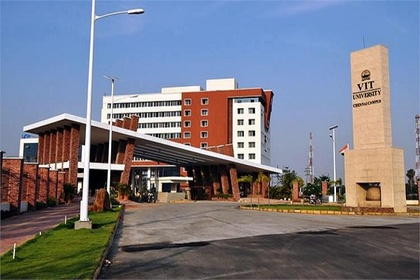
%> input picture Lab_01/c2_rgb.jpg, 420 x 280 px, shrunk from 720 x 480 before the run
$ octave --eval "result = getTamuraFeatures('../Lab_01/c2_rgb.jpg');"   (GNU Octave 9; MATLAB toolbox functions it lacks are replaced by stand-ins)
%> lines starting %> are read from the running program, lines starting %| are printed output that depends on the picture
### Lab_07/directionality.m
%调用举例：
%image=rgb2gray(imread('example.jpg'));
%[Fdir,sita]=directionality(image)

%sita为各像素点的角度矩阵，在线性度中会用到，所以这里作为结果返回
function [Fdir,sita]=directionality(graypic)
[h w]=size(graypic);
%两个方向的卷积矩阵
GradientH=[-1 0 1;-1 0 1;-1 0 1];
GradientV=[ 1 1 1;0 0 0;-1 -1 -1];
%卷积，取有效结果矩阵
MHconv=conv2(graypic,GradientH);
MH=MHconv(3:h,3:w);
MVconv=conv2(graypic,GradientV);
MV=MVconv(3:h,3:w);
%向量模
MG=(abs(MH)+abs(MV))./2;
%有效矩阵大小
validH=h-2;
validW=w-2;
%各像素点的方向
for i=1:validH
    for j=1:validW
        sita(i,j)=atan(MV(i,j)/MH(i,j))+(pi/2);
    end
end
n=16;
t=12;
Nsita=zeros(1,n);
%构造方向的统计直方图
for i=1:validH
    for j=1:validW
        for k=1:n
            if sita(i,j)>=(2*(k-1)*pi/2/n) && sita(i,j)<((2*(k-1)+1)*pi/2/n) && MG(i,j)>=t
                Nsita(k)=Nsita(k)+1;
            end
        end
    end
end
for k=1:n
    HD(k)=Nsita(k)/sum(Nsita(:));
end
%假设每幅图片只有一个方向峰值，为计算方便简化了原著
[maxvalue,FIp]=max(HD);
Fdir=0;
for k=1:n
    Fdir=Fdir+(k-FIp)^2*HD(k);%公式与原著有改动
end
end

### Lab_07/getTamuraFeatures.m
function feat = getTamuraFeatures(imgFilePath)
%> called with imgFilePath = '../Lab_01/c2_rgb.jpg'
%GETTAMURAFEATURES Extracts the Tamura features of the given image
%   Returns Tamura Features of the given image as a 1x6 matrix in order of
%   Contrast,Directionality,Coarseness,Linelikeness,Regularity,Roughness
%   References:
%   https://github.com/MarshalLeeeeee/Tamura-In-Python/tree/master/referenced-matlab-code

feat = double(zeros(1,6));
img = imread(imgFilePath);
%> img is the input picture: size 280x420x3 uint8; mean R, G, B 119.4, 121, 133.2
img = im2gray(img);
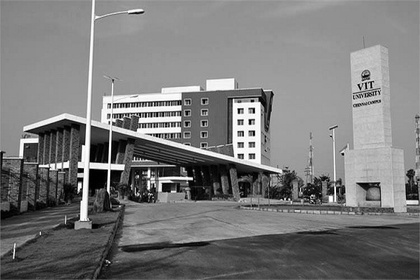
%> img: size 280x420 uint8; min 0, max 255, mean 121.9

DLMI = double(img(:)); % Double Linear Matrix Image

% Contrast
alpha = 0.25;
feat(1, 1) = var(DLMI)/(kurtosis(DLMI)^alpha);
% Directionality
[feat(1, 2), sita] = directionality(img);
%> in directionality, `MHconv=conv2(graypic,GradientH);`:
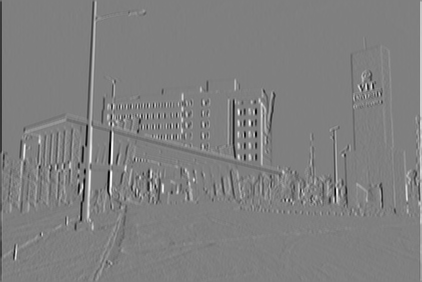
%> MHconv: size 282x422 double; min -763, max 761, mean 0; drawn with min black and max white
%> in directionality, `MH=MHconv(3:h,3:w);`:
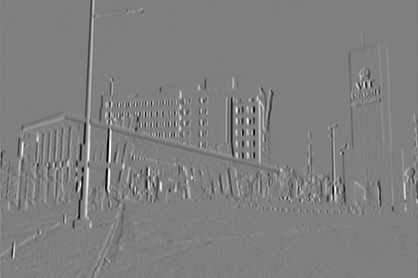
%> MH: size 278x418 double; min -763, max 761, mean -0.2; drawn with min black and max white
%> in directionality, `MVconv=conv2(graypic,GradientV);`:
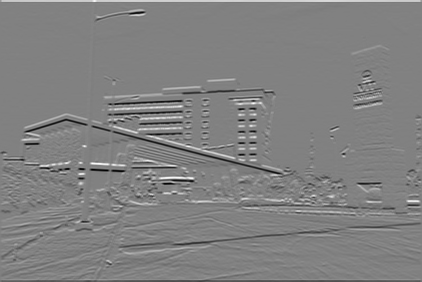
%> MVconv: size 282x422 double; min -752, max 731, mean 0; drawn with min black and max white
%> in directionality, `MV=MVconv(3:h,3:w);`:
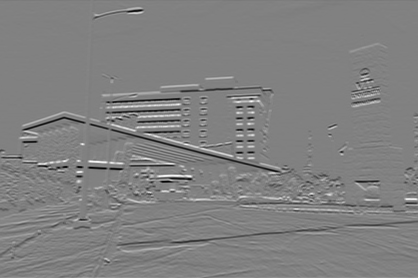
%> MV: size 278x418 double; min -752, max 731, mean -1.6; drawn with min black and max white
%> in directionality, `MG=(abs(MH)+abs(MV))./2;`:
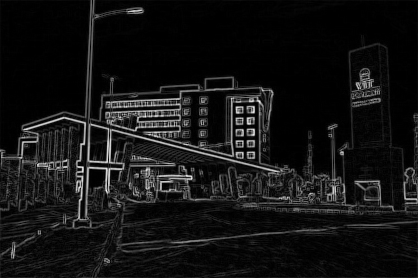
%> MG: size 278x418 double; min 0, max 464.5, mean 36.6; drawn with min black and max white
%> after the loop in directionality, `for i=1:validH`:
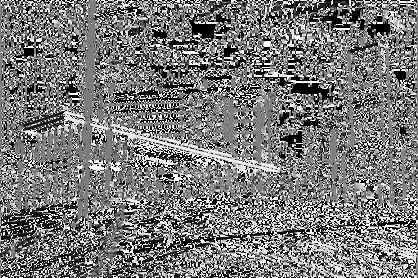
%> sita: size 278x418 double; 4.52% of the values are NaN or infinite; the others: min 0, max 3.14, mean 1.56; drawn with min black, max white, NaN and infinite black
%> after the loop in directionality, `for i=1:validH`: Nsita = [5141 2699 1561 1165 1059 948 1085 1707 2490 1174 941 959 1173 1376 1960 3267]
%> after the loop in directionality, `for k=1:n`: HD = [0.179 0.094 0.0544 0.0406 0.0369 0.033 0.0378 0.0595 0.0867 0.0409 0.0328 0.0334 0.0409 0.0479 0.0683 0.114]
%> in directionality, `[maxvalue,FIp]=max(HD);`: maxvalue = 0.179; FIp = 1
%> the loop in directionality, `for k=1:n` made 16 passes
%> Fdir on passes 1 to 12: 0, 0.094, 0.312, 0.677, 1.27, 2.09, 3.45, 6.37, 11.92, 15.23, 18.51, 22.55
% Coarseness
%> (the run ends here)
